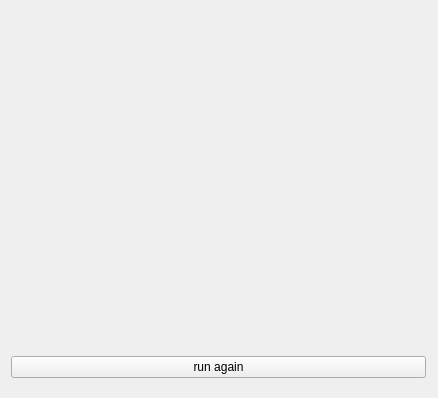
<?xml version="1.0" encoding="UTF-8"?>
<ui version="4.0">
 <class>Widget</class>
 <widget class="QWidget" name="Widget">
  <property name="geometry">
   <rect>
    <x>0</x>
    <y>0</y>
    <width>438</width>
    <height>398</height>
   </rect>
  </property>
  <property name="windowTitle">
   <string>Kalman C++ car speed demo</string>
  </property>
  <widget class="QWidget" name="verticalLayoutWidget">
   <property name="geometry">
    <rect>
     <x>0</x>
     <y>0</y>
     <width>437</width>
     <height>389</height>
    </rect>
   </property>
   <layout class="QVBoxLayout" name="verticalLayout">
    <item>
     <widget class="QCustomPlot" name="customPlot" native="true">
      <zorder>pushButton</zorder>
     </widget>
    </item>
    <item>
     <widget class="QPushButton" name="pushButton">
      <property name="text">
       <string>run again</string>
      </property>
     </widget>
    </item>
   </layout>
  </widget>
 </widget>
 <layoutdefault spacing="6" margin="11"/>
 <customwidgets>
  <customwidget>
   <class>QCustomPlot</class>
   <extends>QWidget</extends>
   <header>qcustomplot.h</header>
   <container>1</container>
  </customwidget>
 </customwidgets>
 <resources/>
 <connections/>
</ui>
